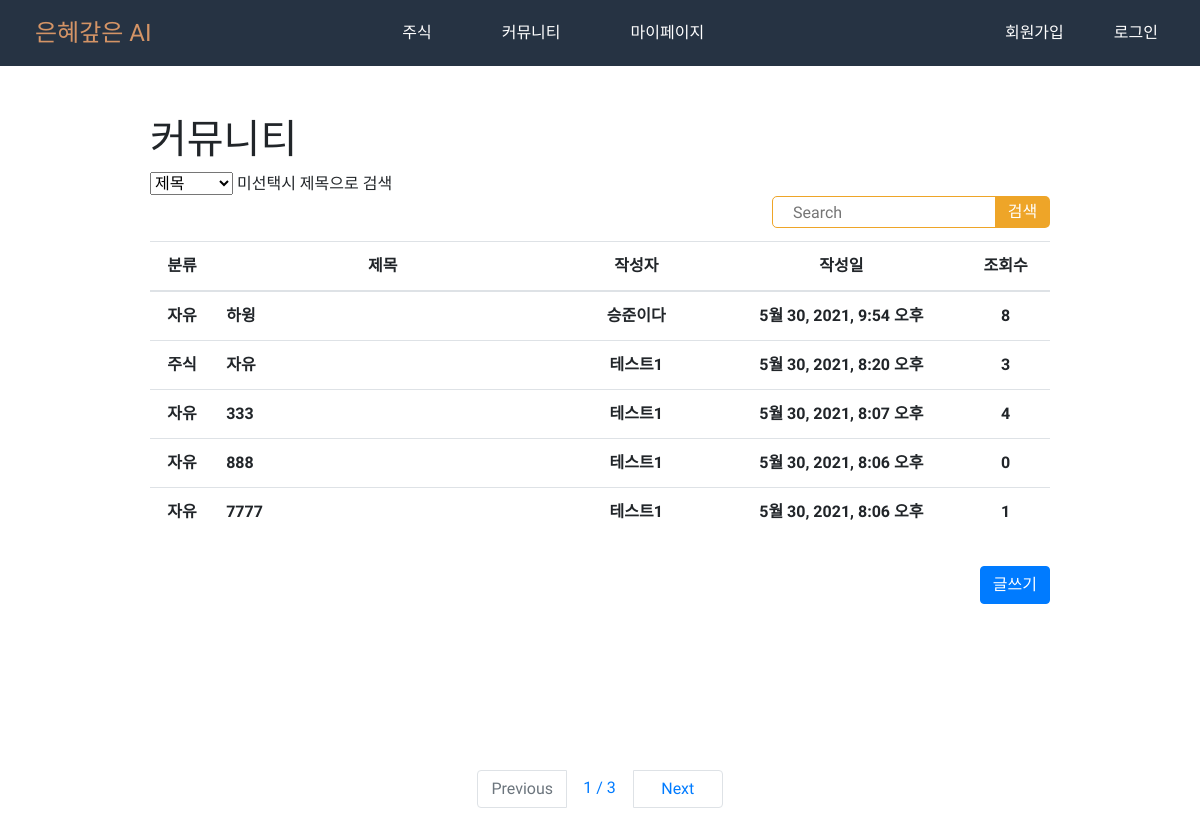
The app's page /board/search/, older data.
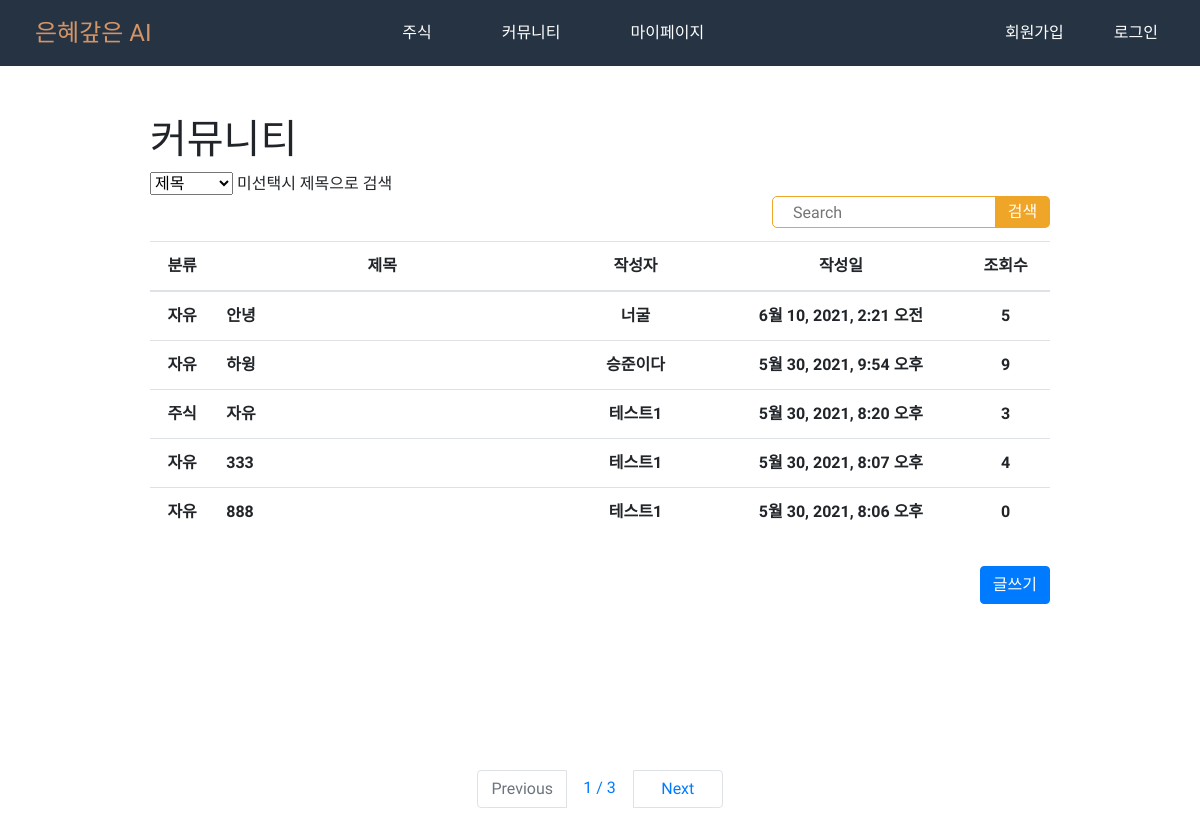
The same page, newer data.
### board/models.py (models this page shows, shortened)
class Board(models.Model):
    title = models.CharField(max_length=200, verbose_name="제목")
    contents = models.TextField(verbose_name="내용")
    writer = models.ForeignKey('users.User', on_delete=models.CASCADE, verbose_name="작성자")
    created_at = models.DateTimeField(auto_now_add=True, verbose_name="작성일")
    updated_at = models.DateTimeField(auto_now=True, verbose_name="최종수정일")
    hits = models.PositiveIntegerField(default=0, verbose_name="조회수")
    category = models.CharField(max_length=10, verbose_name="카테고리")
    locate = models.IntegerField(default=0, verbose_name="상단고정")
    class Meta:
        db_table = 'boards'
        verbose_name = '게시판'
        verbose_name_plural = '게시판'

### users/models.py (models this page shows)
class User(AbstractUser):
    birth = models.DateField(default="2000-01-01",verbose_name="생년월일")
    email = models.EmailField(unique=True, verbose_name="이메일")
    name = models.CharField(max_length=20, verbose_name="이름")
    sex = models.CharField(max_length=10, verbose_name="성별")
    n_name = models.CharField(max_length=20, unique=True, verbose_name="닉네임")

### board/views.py (the view)
# urls.py: path('search/', views.board_search, name='search'),
def board_search(request):
    board = Board.objects.all().order_by('-id')  # 모든 Border 테이블의 모든 object들을 br에 저장하라
    b = request.GET.get('b','')  # GET request의 인자중에 b 값이 있으면 가져오고, 없으면 빈 문자열 넣기
    f = request.GET.get('f','')
    if f == 't':
        if b:  # b에 값이 들어있으면 true
            board = board.filter(title__icontains=b)
    elif f == 'c':
        if b:
            board = board.filter(contents__icontains=b)
    elif f == 'g':
        if b:
            board = board.filter(category__icontains=b)
    elif f == 'w':
        if b:
            board = board.filter(writer__n_name__icontains=b)
    page = int(request.GET.get('p', 1))
    pagenator = Paginator(board, 5)
    search_boards = pagenator.get_page(page)
    return render(request, 'board/board_search.html', {'board_search': search_boards, 'b': b})

### templates/board/board_search.html (shortened to what this page needs)
<!DOCTYPE html>
{% load static %}
<html lang="en">
<head>
    <link rel="stylesheet" href="{% static 'css/bootstrap.css' %}">
</head>
<body>
{% include "navi.html" %}
<div id="board_area" style="padding-top: 50px; width: 900px; position: relative;  margin: 0 auto;">
    <h1>커뮤니티</h1>
    <table class="table table-hover">
    <form    action="{% url 'board:search' %}" method="get">
         <div>
                    <span class="box">
                <select id ="f" name="f" class="sel">
                    <optgroup label="검색" >
                        <option value="t">제목</option>
                    </optgroup>
                </select>
                </span>
                <span class="error_next_box">미선택시 제목으로 검색</span>
            </div>
            <div class="se" style="float:right;">
                <input type="search" class="se_input" name="b" placeholder="Search"  value="{{ request.GET.b }}">
                <input type="submit" class="se_btn" value="검색">
            </div>
    </form>
    <thead>
        <tr>
            <th width="70" style="text-align:center">분류</th>
            <th width="400" style="text-align:center">제목</th>
            <th width="200" style="text-align:center">작성자</th>
            <th width="280" style="text-align:center">작성일</th>
            <th width="100" style="text-align:center">조회수</th>
        </tr>
    </thead>
        <tbody style="cursor: pointer;">
        {% for board in board_search %}
        <tr onclick="location.href='/board/detail/{{ board.id }}/'">
            <th width="70" style="text-align:center">{{ board.category }}</th>
            <th width="400" >{{ board.title }}</th>
            <th width="200" style="text-align:center"> {{ board.writer.n_name }}</th>
            <th width="280" style="text-align:center">{{ board.created_at }}</th>
            <th width="100" style="text-align:center">{{ board.hits }}</th>
        </tr>
    {% endfor %}
    </tbody>
    </table>
   <p style="text-align:right; margin-top:30px" ><button type="button" class="btn btn-primary"  onclick="location.href='/board/write/'">글쓰기</button></p>
    <nav aria-label="Page navigation example" style="padding-top:150px" >
        <ul class="pagination justify-content-center">
            {% if board_search.has_previous %}
            <li class="page-item">
                    <a class="page-link" href="?f={{request.GET.f}}&b={{request.GET.b}}&p={{ board_search.previous_page_number }}" style="width:90px; text-align:center; margin-right:5px;"
                >Previous</a
                >
            </li>
            {% else %}
            <li class="page-item disabled">
                <a class="page-link" href="#" style="width:90px; text-align:center; margin-right:5px;" >Previous</a>
            </li>
            {% endif %}
            <li class="page-item" >
                <label class="p-link" style="text_decoration: none;"
                >{{ board_search.number }} / {{ board_search.paginator.num_pages }}</label
                >
            </li>
            {% if board_search.has_next %}
            <li class="page-item">
                <a class="page-link" href="?f={{request.GET.f}}&b={{request.GET.b}}&p={{ board_search.next_page_number }}" style="width:90px; text-align:center; margin-left:5px;">Next</a>
            </li>
            {% else %}
            <li class="page-item disabled">
                <a class="page-link" href="#" style="width:90px; text-align:center; margin-left:5px;">Next</a>
            </li>
            {% endif %}
        </ul>
    </nav>
</div>
</body>
</html>

Row changes from the older to the newer data that the page shows:
no longer on this page (row unchanged): Board: category "자유", title "7777", writer.n_name "테스트1", created_at "5월 30, 2021, 8:06 오후", hits "1"
added Board: category "자유", title "안녕", writer.n_name "너굴", created_at "6월 10, 2021, 2:21 오전", hits "5"
changed Board "하윙": hits "8" → "9"
